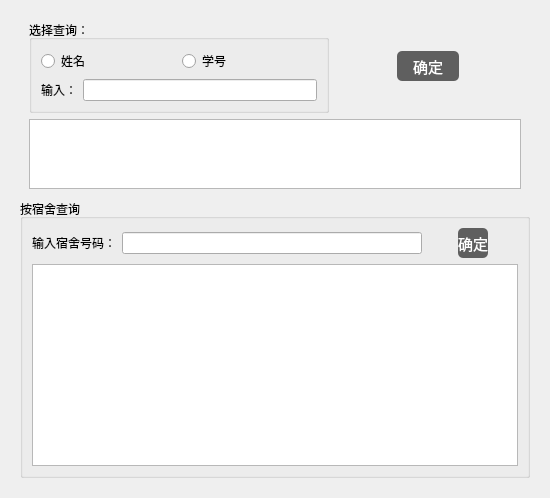
       <widget class="QWidget" name="infoSearchPage">
        <layout class="QVBoxLayout" name="verticalLayout_6">
         <item>
          <widget class="QWidget" name="widget_3" native="true">
           <property name="styleSheet">
            <string notr="true">QPushButton{
border-radius:5px;
color:white;
	background-color: rgb(95, 95, 95);
font-size:15px;}
</string>
           </property>
           <layout class="QVBoxLayout" name="verticalLayout_8" stretch="1,3">
            <property name="spacing">
             <number>1</number>
            </property>
            <property name="topMargin">
             <number>0</number>
            </property>
            <item>
             <widget class="QWidget" name="widget_5" native="true">
              <layout class="QVBoxLayout" name="verticalLayout_2">
               <item>
                <layout class="QHBoxLayout" name="horizontalLayout_8" stretch="1,1,1,1">
                 <item>
                  <widget class="QGroupBox" name="groupBox">
                   <property name="minimumSize">
                    <size>
                     <width>300</width>
                     <height>0</height>
                    </size>
                   </property>
                   <property name="title">
                    <string>选择查询：</string>
                   </property>
                   <layout class="QVBoxLayout" name="verticalLayout_3">
                    <item>
                     <layout class="QHBoxLayout" name="horizontalLayout_3">
                      <item>
                       <widget class="QRadioButton" name="nameRadioButton">
                        <property name="text">
                         <string>姓名</string>
                        </property>
                       </widget>
                      </item>
                      <item>
                       <widget class="QRadioButton" name="idRadioButton">
                        <property name="text">
                         <string>学号</string>
                        </property>
                       </widget>
                      </item>
                     </layout>
                    </item>
                    <item>
                     <layout class="QHBoxLayout" name="horizontalLayout_5">
                      <item>
                       <widget class="QLabel" name="label_7">
                        <property name="text">
                         <string>输入：</string>
                        </property>
                       </widget>
                      </item>
                      <item>
                       <widget class="QLineEdit" name="inputLineEdit_1"/>
                      </item>
                     </layout>
                    </item>
                   </layout>
                  </widget>
                 </item>
                 <item>
                  <spacer name="horizontalSpacer_5">
                   <property name="orientation">
                    <enum>Qt::Horizontal</enum>
                   </property>
                   <property name="sizeHint" stdset="0">
                    <size>
                     <width>40</width>
                     <height>20</height>
                    </size>
                   </property>
                  </spacer>
                 </item>
                 <item>
                  <widget class="QPushButton" name="pushButton_1">
                   <property name="minimumSize">
                    <size>
                     <width>0</width>
                     <height>30</height>
                    </size>
                   </property>
                   <property name="maximumSize">
                    <size>
                     <width>144</width>
                     <height>16777215</height>
                    </size>
                   </property>
                   <property name="styleSheet">
                    <string notr="true">QPushButton{
border-radius:5px;
background:#44444;
color:white;
font-size:15px;}
</string>
                   </property>
                   <property name="text">
                    <string>确定</string>
                   </property>
                  </widget>
                 </item>
                 <item>
                  <spacer name="horizontalSpacer">
                   <property name="orientation">
                    <enum>Qt::Horizontal</enum>
                   </property>
                   <property name="sizeHint" stdset="0">
                    <size>
                     <width>40</width>
                     <height>20</height>
                    </size>
                   </property>
                  </spacer>
                 </item>
                </layout>
               </item>
               <item>
                <widget class="QTableWidget" name="tableWidget_up">
                 <property name="enabled">
                  <bool>true</bool>
                 </property>
                 <property name="maximumSize">
                  <size>
                   <width>16777215</width>
                   <height>80</height>
                  </size>
                 </property>
                 <property name="editTriggers">
                  <set>QAbstractItemView::NoEditTriggers</set>
                 </property>
                 <property name="rowCount">
                  <number>0</number>
                 </property>
                </widget>
               </item>
              </layout>
             </widget>
            </item>
            <item>
             <widget class="QGroupBox" name="groupBox_3">
              <property name="title">
               <string>按宿舍查询</string>
              </property>
              <layout class="QVBoxLayout" name="verticalLayout_7">
               <item>
                <layout class="QHBoxLayout" name="horizontalLayout_10" stretch="1,1,1,1">
                 <item>
                  <layout class="QHBoxLayout" name="horizontalLayout_9">
                   <item>
                    <widget class="QLabel" name="label_6">
                     <property name="text">
                      <string>输入宿舍号码：</string>
                     </property>
                    </widget>
                   </item>
                   <item>
                    <widget class="QLineEdit" name="inputLineEdit_2">
                     <property name="minimumSize">
                      <size>
                       <width>300</width>
                       <height>0</height>
                      </size>
                     </property>
                    </widget>
                   </item>
                  </layout>
                 </item>
                 <item>
                  <spacer name="horizontalSpacer_6">
                   <property name="orientation">
                    <enum>Qt::Horizontal</enum>
                   </property>
                   <property name="sizeHint" stdset="0">
                    <size>
                     <width>20</width>
                     <height>20</height>
                    </size>
                   </property>
                  </spacer>
                 </item>
                 <item>
                  <widget class="QPushButton" name="pushButton_2">
                   <property name="minimumSize">
                    <size>
                     <width>0</width>
                     <height>30</height>
                    </size>
                   </property>
                   <property name="text">
                    <string>确定</string>
                   </property>
                  </widget>
                 </item>
                 <item>
                  <spacer name="horizontalSpacer_2">
                   <property name="orientation">
                    <enum>Qt::Horizontal</enum>
                   </property>
                   <property name="sizeHint" stdset="0">
                    <size>
                     <width>40</width>
                     <height>20</height>
                    </size>
                   </property>
                  </spacer>
                 </item>
                </layout>
               </item>
               <item>
                <widget class="QTableWidget" name="tableWidget_down"/>
               </item>
              </layout>
             </widget>
            </item>
           </layout>
          </widget>
         </item>
        </layout>
       </widget>
